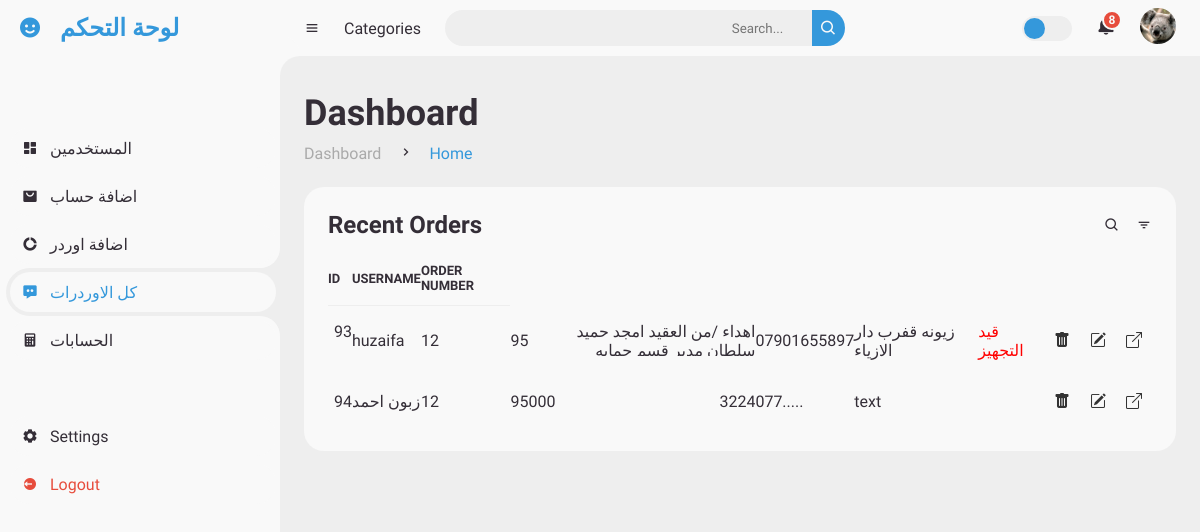
The app's page /controle/index.php (signed in), older data.
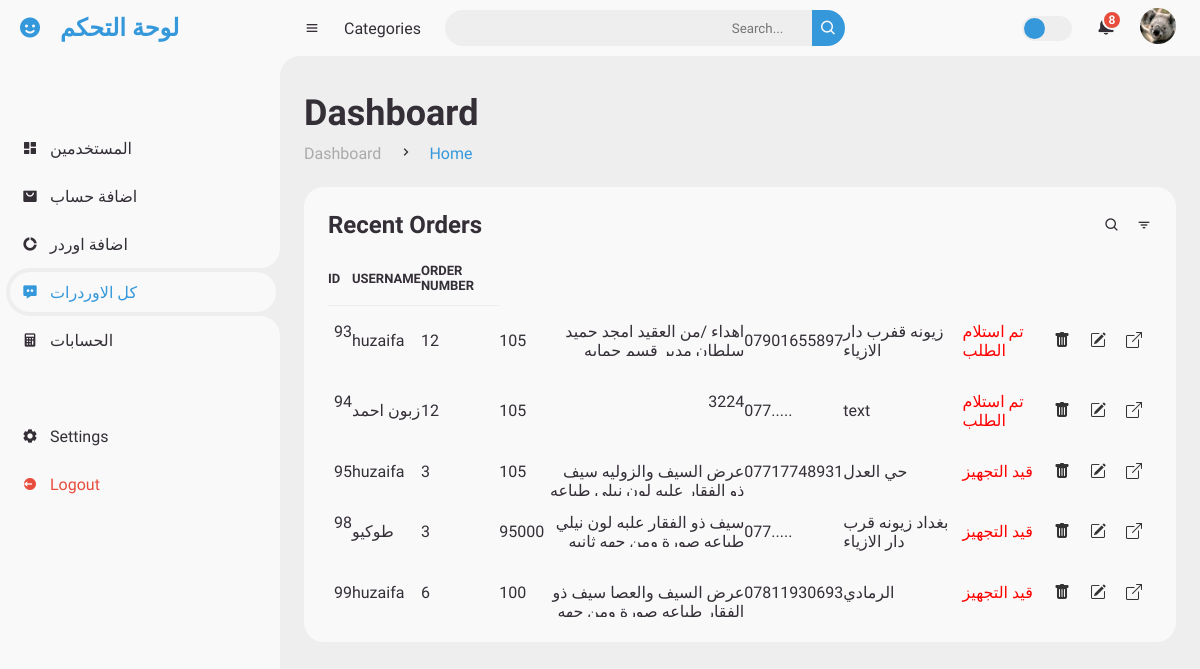
The same page, newer data.
### tables this page shows
CREATE TABLE `user_form` (
  `id` int(100) NOT NULL,
  `name` varchar(100) NOT NULL,
  `email` varchar(100) NOT NULL,
  `password` varchar(100) NOT NULL,
  `image` varchar(100) NOT NULL,
  `usertype` varchar(255) NOT NULL
);

CREATE TABLE `orders` (
  `id` int(11) NOT NULL,
  `orderN` varchar(255) NOT NULL,
  `price` int(255) NOT NULL,
  `note` varchar(255) NOT NULL,
  `userNumber` varchar(255) NOT NULL,
  `addreces` varchar(255) NOT NULL,
  `user_id` varchar(255) NOT NULL,
  `order_page_name` varchar(255) NOT NULL,
  `page_name` varchar(255) NOT NULL,
  `statuse` varchar(50) NOT NULL,
  `priceAd` int(255) NOT NULL,
  `Governorate` varchar(255) NOT NULL
);

### controle/index.php (the view, shortened to what this page needs)
<?php
include '../login/config.php';
$user_id = $_SESSION['user_id'];
?>
                   <?php
                      $sqlimg = "SELECT * FROM `user_form` WHERE id = '$user_id'";
                      $resultimg = mysqli_query($conn, $sqlimg);
                       $img = mysqli_fetch_assoc($resultimg);
                       ?>
<!DOCTYPE html>
<html lang="en">
<head>
  <link href='https://unpkg.com/boxicons@2.0.9/css/boxicons.min.css' rel='stylesheet'>
  <link rel="stylesheet" href="html/style.css?v=<?php echo time(); ?>">
<link href="
https://cdn.jsdelivr.net/npm/bootstrap-icons@1.10.5/font/bootstrap-icons.min.css
" rel="stylesheet">
</head>
<body>
  <section id="sidebar">
    <a href="../controle/col.php" class="brand">
      <i class='bx bxs-smile'></i>
      <span class="text">لوحة التحكم</span>
    </a>
    <ul class="side-menu top">
      <li >
        <a href="../controle/col.php">
          <i class='bx bxs-dashboard' ></i>
          <span class="text">المستخدمين</span>
        </a>
      </li>
      <li>
        <a href="addAccunt.php">
          <i class='bx bxs-shopping-bag-alt' ></i>
          <span class="text">اضافة حساب </span>
        </a>
      </li>
      <li>
        <a href="create-new-order.php">
          <i class='bx bxs-doughnut-chart' ></i>
          <span class="text">اضافة اوردر</span>
        </a>
      </li>
      <li class="active">
        <a href="index.php">
          <i class='bx bxs-message-dots' ></i>
          <span class="text">كل الاوردرات </span>
        </a>
      </li>
      <li>
				<a href="accuntit.php">
				<i class='bx bxs-calculator'></i>
					<span class="text">الحسابات   </span>
				</a>
			</li>
    </ul>
    <ul class="side-menu">
      <li>
        <a href="../login/Home.php">
          <i class='bx bxs-cog' ></i>
          <span class="text">Settings</span>
        </a>
      </li>
      <li>
        <a href="../login/Home.php" class="logout">
          <i class='bx bxs-log-out-circle' ></i>
          <span class="text">Logout</span>
        </a>
      </li>
    </ul>
  </section>
  <section id="content">
    <nav>
      <i class='bx bx-menu' ></i>
      <a href="#" class="nav-link">Categories</a>
      <form action="saerch.php" method="POST">
        <div class="form-input">
          <input type="search" name="saerchInput" placeholder="Search...">
          <button type="submit" class="search-btn"><i class='bx bx-search' ></i></button>
        </div>
      </form>
      <label for="switch-mode" class="switch-mode"></label>
      <a href="#" class="notification">
        <span class="num">8</span>
      </a>
      <a href="#" class="profile">
        <img src="../login/uploaded_img/<?php echo $img['image'] ?>">
      </a>
    </nav>
    <main>
      <div class="head-title">
        <div class="left">
          <h1>Dashboard</h1>
          <ul class="breadcrumb">
            <li>
              <a href="#">Dashboard</a>
            </li>
            <li><i class='bx bx-chevron-right' ></i></li>
            <li>
              <a class="active" href="#">Home</a>
            </li>
          </ul>
        </div>
      </div>
      <div class="table-data">
        <div class="order">
          <div class="head">
            <h3>Recent Orders</h3>
            <i class='bx bx-search' ></i>
            <i class='bx bx-filter' ></i>
          </div>
          <table>
            <thead>
              <tr>
                <th>ID</th>
                <th>USERNAME</th>
                <th>ORDER NUMBER</th>
              </tr>
            </thead>
                 <tbody>
        <?php
        $sql = "SELECT * FROM `orders`";
        $result = mysqli_query($conn, $sql);
        while ($row = mysqli_fetch_assoc($result)) {
        ?>
          <tr>
            <td><?php echo $row["id"] ?></td>
            <td><?php echo $row["order_page_name"] ?></td>
            <td><?php echo $row["orderN"] ?></td>
            <td><?php echo $row["price"] ?></td>
            <td style="width: 200px;
    overflow: hidden;
    display: block;
    height: 50px;
    text-align: end;"><?php echo $row["note"] ?></td>
            <td><?php echo $row["userNumber"] ?></td>
            <td><?php echo $row["addreces"] ?></td>
            <td><a href="order.php?id=<?php echo $row["id"] ?>" class="link-dark" style= "color: red"><?php if($row["statuse"] == "1"){
              echo "قيد التجهيز ";}elseif($row["statuse"] == "2"){
                 echo "تم ارسال الطلب الى شركة التوصيل ";
              }elseif($row["statuse"] == "3"){
                echo "تم استلام الطلب ";
             }
             elseif($row["statuse"] == "4"){
              echo "طلب راجع";
           }?> </a></td>
                  <td><a href="delete.php?id=<?php echo $row["id"] ?>" class="link-dark"><i style="padding: 10px; color: #333;" class="bi bi-trash-fill"></i></a></td>
                  <td><a href="edit.php?id=<?php echo $row["id"] ?>" class="link-dark"><i style="padding: 10px; color: #333;" class="bi bi-pencil-square"></i></a> </td>
                  <td> <a href="order.php?id=<?php echo $row["id"] ?>" class="link-dark"><i style="padding: 10px; color: #333;" class="bi bi-box-arrow-up-right"></i> </a></td>
          </tr>
        <?php
        }
        ?>
      </tbody>
          </table>
        </div>
      </div>
    </main>
  </section>
</body>
</html>

Row changes from the older to the newer data that the page shows:
changed orders "زيونه قفرب دار الازياء": price "95" → "105"; statuse "قيد التجهيز" → "تم استلام الطلب"
changed orders "زبون احمد": price "95000" → "105"; now shows "تم استلام الطلب"
added orders: id "95", order_page_name "huzaifa", orderN "3", price "105", note "عرض السيف والزوليه سيف ذو الفقار علبه لون نيلي طباعه…", userNumber "07717748931", addreces "حي العدل", statuse "قيد التجهيز"
added orders: id "98", order_page_name "طوكيو", orderN "3", price "95000", note "سيف ذو الفقار علبه لون نيلي طباعه صورة ومن جهه ثانيه…", userNumber "077.....", addreces "بغداد زيونه قرب دار الازياء", statuse "قيد التجهيز"
added orders: id "99", order_page_name "huzaifa", orderN "6", price "100", note "عرض السيف والعصا سيف ذو الفقار طباعه صورة ومن جهه…", userNumber "07811930693", addreces "الرمادي", statuse "قيد التجهيز"
